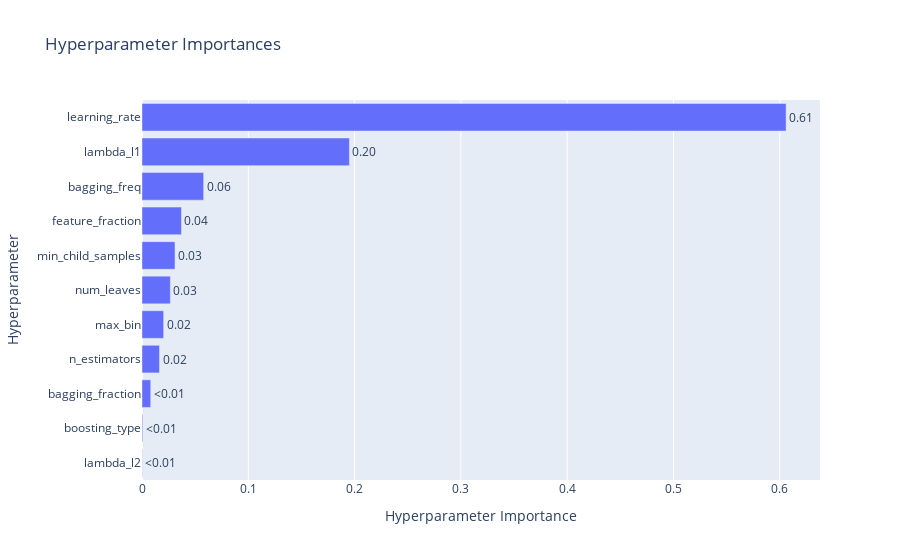

Write notebook code for a chart like this one.
### Code cell
fig = optuna.visualization.plot_param_importances(study)
fig.write_image(
    file=os.path.join(im_dir, "single_hyperparam_importance.png"), format="png", scale=6
)
fig.show()

### Figure 1 — Plotly figure (JSON) as saved in the notebook; plotly's stock layout.template omitted (floating-point values rounded to 4 significant figures)
{"data": [{"cliponaxis": false, "hovertemplate": ["lambda_l2 (FloatDistribution): 0.00029711125426770864<extra></extra>", "boosting_type (CategoricalDistribution): 0.0006904020889898302<extra></extra>", "bagging_fraction (FloatDistribution): 0.008221532264097471<extra></extra>", "n_estimators (IntDistribution): 0.01646130539032057<extra></extra>", "max_bin (IntDistribution): 0.02036604589641953<extra></extra>", "num_leaves (IntDistribution): 0.02667477929639801<extra></extra>", "min_child_samples (IntDistribution): 0.031078573055325073<extra></extra>", "feature_fraction (FloatDistribution): 0.03711879247964429<extra></extra>", "bagging_freq (IntDistribution): 0.0580117715249724<extra></extra>", "lambda_l1 (FloatDistribution): 0.19512041675465164<extra></extra>", "learning_rate (FloatDistribution): 0.6059592699949132<extra></extra>"], "name": "Objective Value", "orientation": "h", "text": ["<0.01", "<0.01", "<0.01", "0.02", "0.02", "0.03", "0.03", "0.04", "0.06", "0.20", "0.61"], "textposition": "outside", "type": "bar", "x": [0.0002971, 0.0006904, 0.008222, 0.01646, 0.02037, 0.02667, 0.03108, 0.03712, 0.05801, 0.1951, 0.606], "y": ["lambda_l2", "boosting_type", "bagging_fraction", "n_estimators", "max_bin", "num_leaves", "min_child_samples", "feature_fraction", "bagging_freq", "lambda_l1", "learning_rate"]}], "layout": {"title": {"text": "Hyperparameter Importances"}, "xaxis": {"title": {"text": "Hyperparameter Importance"}}, "yaxis": {"title": {"text": "Hyperparameter"}}}}
